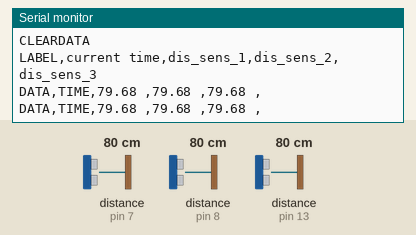
Recording of a sketch running on a simulated Arduino Uno, built with avr-gcc and run on an emulated ATmega328P. On the bench: the last lines printed to the serial monitor. Wiring (inferred from the names in the program): 3 × ultrasonic range finder: trigger pin 5, echo pin 7 / trigger pin 6, echo pin 8 / trigger pin 10, echo pin 13. Inputs (shaded band) come from the test bench; at power-on: distance to the obstacle (sensors on pin 7, pin 8, pin 13) 80 cm. The echo pulse lasts 58.3 µs per cm.

Above: at 1.8 s.
1.9 s: distance to the obstacle (sensor on pin 7) set to 2 cm
At 2.7 s:
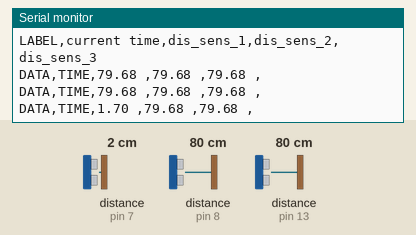
3.4 s: distance to the obstacle (sensor on pin 8) set to 2 cm
At 4.7 s:
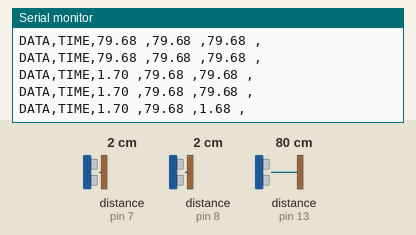
4.9 s: distance to the obstacle (sensor on pin 13) set to 2 cm
At 5.8 s:
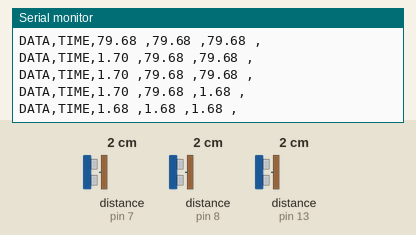
6.4 s: distance to the obstacle (sensor on pin 7) set to 4 cm
At 7.5 s:
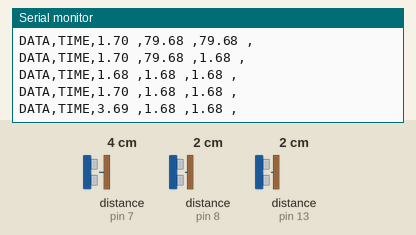
7.9 s: distance to the obstacle (sensor on pin 8) set to 4 cm
At 8.4 s:
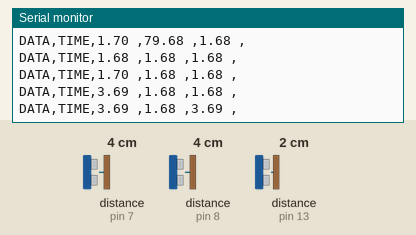
9.4 s: distance to the obstacle (sensor on pin 13) set to 4 cm
At 10.9 s:
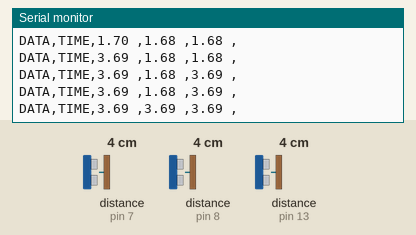
Timing chart, 0 to 11.9 s (numbered marks = the images above; inputs shaded):
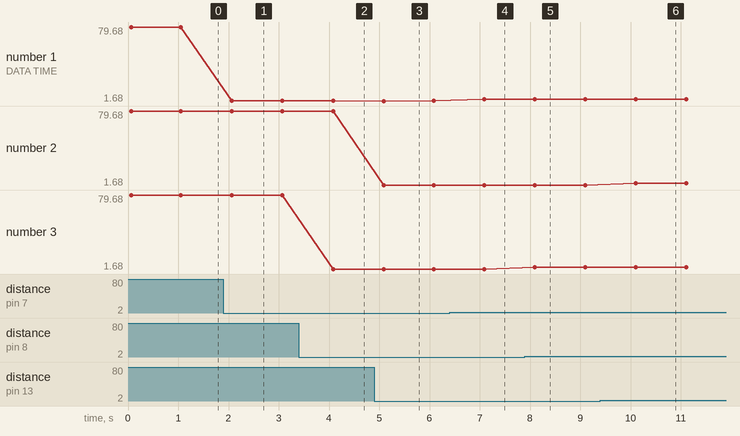

The sketch:

sketch_mar22b.ino
```cpp
#define trigpin1 05
#define echopin1 07

#define trigpin3 6
#define echopin3 8

#define trigpin2 10
#define echopin2 13

float distance,duration,sensor1,sensor2,sensor3;


void setup()
{
  Serial.begin(9600);
  // put your setup code here, to run once:
pinMode (trigpin1,OUTPUT);
pinMode (echopin1,INPUT);
pinMode (trigpin2,OUTPUT);
pinMode (echopin2,INPUT);
pinMode (trigpin3,OUTPUT);
pinMode (echopin3,INPUT);
Serial.println("CLEARDATA");
Serial.println("LABEL,current time,dis_sens_1,dis_sens_2,dis_sens_3");

}

void loop()
{
  // put your main code here, to run repeatedly:
SonarSensor(trigpin1,echopin1);
sensor1=distance;
SonarSensor(trigpin2,echopin2);
sensor2=distance;
SonarSensor(trigpin3,echopin3);
sensor3=distance;

Serial.print("DATA,TIME,");
Serial.print(sensor1);
 Serial.print(" ,");
 Serial.print(sensor2);
 Serial.print(" ,");
 Serial.print(sensor3);
Serial.println(" ,");

delay(1000);
}

void SonarSensor (int trigpin, int echopin)
{
  digitalWrite(trigpin,LOW);
  delayMicroseconds(2);
  digitalWrite(trigpin,HIGH);
  delayMicroseconds(10);

  digitalWrite(trigpin,LOW);
  duration=pulseIn(echopin,HIGH);
  distance=(duration/2)*0.0343;
}
```

Measured:
- after the input at 1.9 s, the serial monitor: prints a new line after 0.16 s (image 1)
- after the input at 3.4 s, the serial monitor: prints a new line after 0.68 s (image 2)
- after the input at 4.9 s, the serial monitor: prints a new line after 0.18 s (image 3)
- after the input at 6.4 s, the serial monitor: prints a new line after 0.69 s (image 4)
- after the input at 7.9 s, the serial monitor: prints a new line after 0.19 s (image 5)
- after the input at 9.4 s, the serial monitor: prints a new line after 0.70 s (image 6)
- plotted number 1: 79.68 → 1.7 after the input at 1.9 s, 1.7 → 3.69 after the input at 6.4 s
- plotted number 3: 79.68 → 1.68 after the input at 3.4 s
